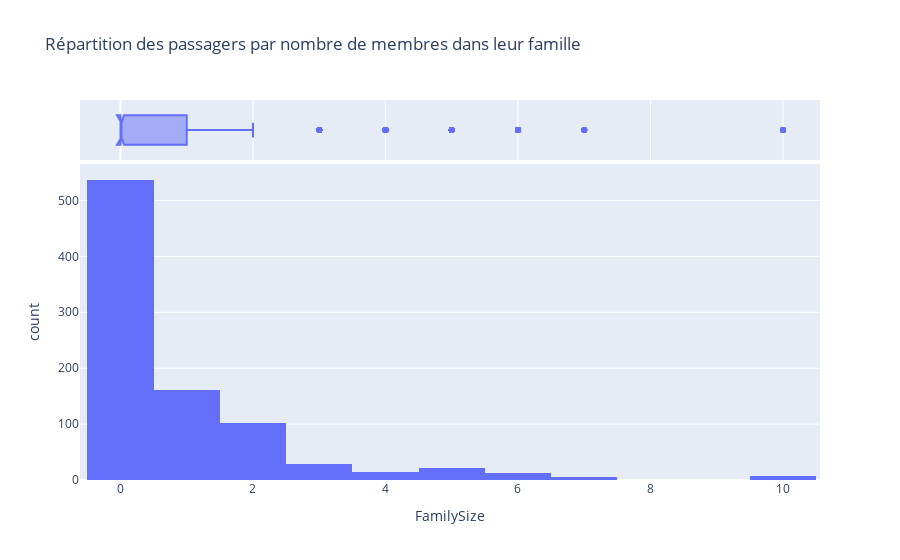

Notebook code for this chart:
### Code cell
# Question 3)
titanic_train["FamilySize"] = titanic_train["SibSp"] + titanic_train["Parch"]
print(f"On observe que {len(titanic_train.loc[titanic_train['FamilySize'] > 0])} personnes sur le Titanic avaient une famille.")

#fig = px.bar(titanic_train.groupby("FamilySize").count()["PassengerId"].reset_index(), x = 'FamilySize', y = 'PassengerId', labels={'PassengerId':'Nombre de personnes concernées'}, title = "Répartition des passagers par nombre de membres dans leur famille")
fig = px.histogram(titanic_train, x="FamilySize", title = "Répartition des passagers par nombre de membres dans leur famille", marginal = "box", hover_data = titanic_train.columns)
fig.show()

### Figure 1 — Plotly figure (JSON) as saved in the notebook; plotly's stock layout.template omitted (floating-point values rounded to 4 significant figures; data arrays with more than 128 entries replaced by an {"elided": "..."} marker saying what was removed)
{"data": [{"alignmentgroup": "True", "bingroup": "x", "hovertemplate": "FamilySize=%{x}<br>count=%{y}<extra></extra>", "legendgroup": "", "marker": {"color": "#636efa", "pattern": {"shape": ""}}, "name": "", "offsetgroup": "", "orientation": "v", "showlegend": false, "type": "histogram", "x": {"elided": "891 int values"}, "xaxis": "x", "yaxis": "y"}, {"alignmentgroup": "True", "customdata": {"elided": "891x12 mixed values"}, "hovertemplate": "FamilySize=%{x}<br>PassengerId=%{customdata[0]}<br>Survived=%{customdata[1]}<br>Pclass=%{customdata[2]}<br>Name=%{customdata[3]}<br>Sex=%{customdata[4]}<br>Age=%{customdata[5]}<br>SibSp=%{customdata[6]}<br>Parch=%{customdata[7]}<br>Ticket=%{customdata[8]}<br>Fare=%{customdata[9]}<br>Cabin=%{customdata[10]}<br>Embarked=%{customdata[11]}<extra></extra>", "legendgroup": "", "marker": {"color": "#636efa"}, "name": "", "notched": true, "offsetgroup": "", "showlegend": false, "type": "box", "x": {"elided": "891 int values"}, "xaxis": "x2", "yaxis": "y2"}], "layout": {"barmode": "relative", "legend": {"tracegroupgap": 0}, "title": {"text": "Répartition des passagers par nombre de membres dans leur famille"}, "xaxis": {"anchor": "y", "domain": [0, 1], "title": {"text": "FamilySize"}}, "xaxis2": {"anchor": "y2", "domain": [0, 1], "matches": "x", "showgrid": true, "showticklabels": false}, "yaxis": {"anchor": "x", "domain": [0, 0.8316], "title": {"text": "count"}}, "yaxis2": {"anchor": "x2", "domain": [0.8416, 1], "matches": "y2", "showgrid": false, "showline": false, "showticklabels": false, "ticks": ""}}}
